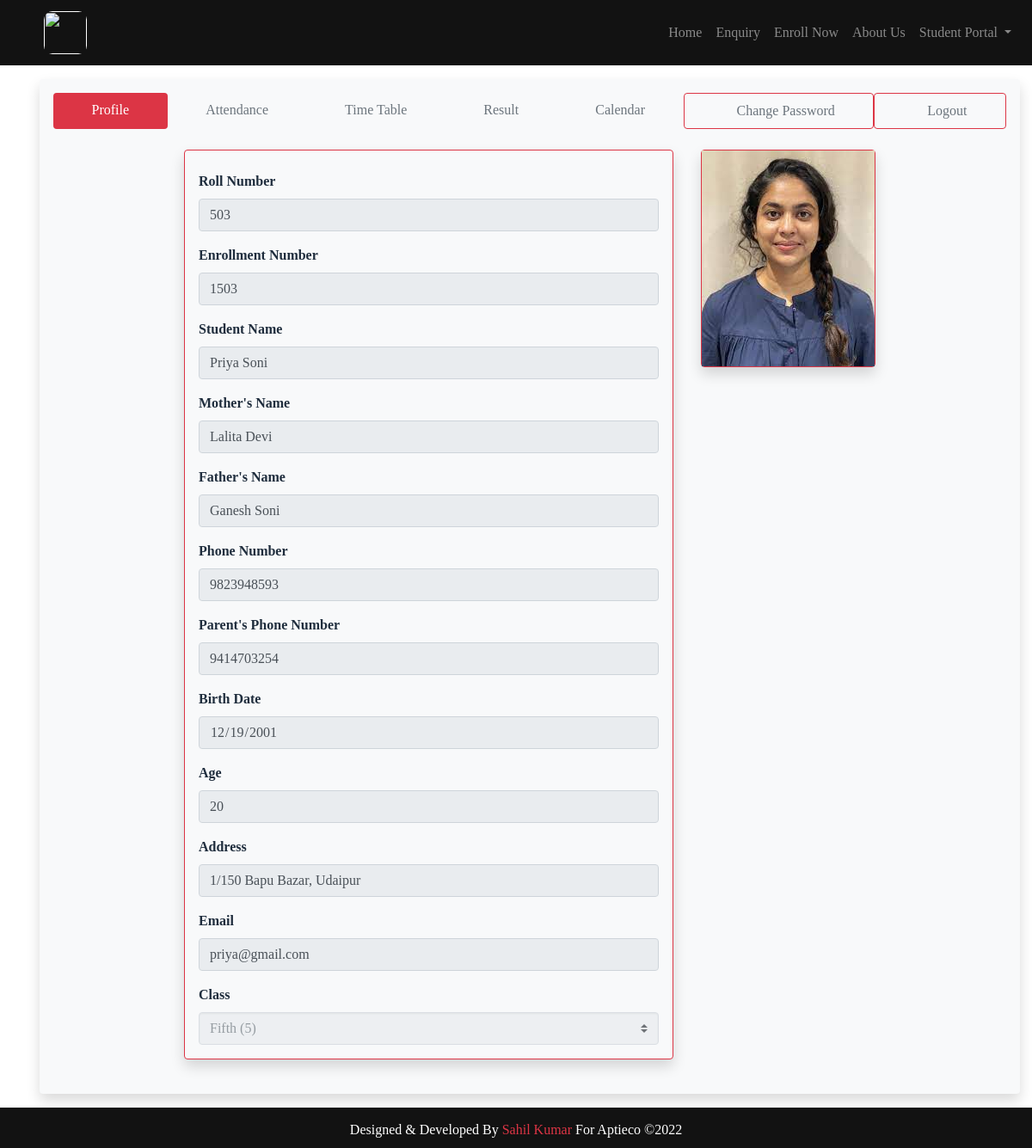
Page /dashboard.php (signed in) on the committed database.
### tables this page shows
CREATE TABLE `results` (
  `id` int(11) NOT NULL,
  `StudentId` int(11) NOT NULL,
  `ClassId` int(11) NOT NULL,
  `TotalObtainedHYE` int(11) NOT NULL,
  `TotalObtainedYE` int(11) NOT NULL,
  `TotalObtained` int(10) NOT NULL,
  `TotalMaximum` int(11) NOT NULL,
  `MarksAll` text NOT NULL,
  `Percent` decimal(5,2) NOT NULL,
  `Result` varchar(20) NOT NULL
);

CREATE TABLE `students` (
  `id` int(11) NOT NULL,
  `RollNumber` int(11) NOT NULL,
  `EnrollmentNumber` int(50) NOT NULL,
  `Name` varchar(200) NOT NULL,
  `FatherName` varchar(200) NOT NULL,
  `MotherName` varchar(200) NOT NULL,
  `Address` varchar(255) NOT NULL,
  `Email` varchar(200) NOT NULL,
  `DOB` date NOT NULL,
  `Age` int(4) NOT NULL,
  `PhoneNumber` varchar(20) NOT NULL,
  `ParentPhoneNumber` varchar(20) NOT NULL,
  `ClassId` int(11) NOT NULL,
  `Photo` varchar(255) NOT NULL,
  `Gender` varchar(100) NOT NULL,
  `Password` varchar(255) NOT NULL
);

CREATE TABLE `classes` (
  `id` int(11) NOT NULL,
  `ClassName` varchar(50) NOT NULL,
  `ClassNameNumeric` int(4) NOT NULL
);

### dashboard.php (the view, shortened to what this page needs)
<?php
include "include/config.php";
$id = intval($_SESSION['studentid']);
$query = "SELECT `results`.*, `students`.*, `classes`.* FROM `results` LEFT JOIN `students` ON `results`.`StudentId` = `students`.`id` LEFT JOIN `classes` ON `results`.`ClassId` = `classes`.`id` WHERE results.StudentId='$id'";
$result = mysqli_query($conn, $query);
if ($result) {
    if (mysqli_num_rows($result) > 0) {
        $row = mysqli_fetch_array($result);
    } else {
        $msg = "Your result isn't declared yet.";
        $query = "SELECT `students`.*, `classes`.* FROM `students` LEFT JOIN `classes` ON `students`.`ClassId` = `classes`.`id` WHERE students.id='$id'";
        $result = mysqli_query($conn, $query);
        $row = mysqli_fetch_array($result);
    }
} else
    echo mysqli_error($conn);
?>
<!DOCTYPE html>
<html lang="en">
<head>
    <?php include "include/includes.php"; ?>
</head>
<body>
    <?php include "include/top-bar.php"; ?>
    <div class="container">
        <div class="row">
            <div class="col-md-12 bg-light rounded m-3 p-3 shadow">
                <nav>
                    <div class="nav nav-pills nav-fill" id="nav-tab" role="tablist">
                        <a class="nav-link active" id="nav-profile-tab" data-toggle="tab" href="#nav-profile" role="tab" aria-controls="nav-home" aria-selected="true">Profile</a>
                        <a class="nav-link" id="nav-attendance-tab" data-toggle="tab" href="#nav-attendance" role="tab" aria-controls="nav-profile" aria-selected="false">Attendance</a>
                        <a class="nav-link" id="nav-timetable-tab" data-toggle="tab" href="#nav-timetable" role="tab" aria-controls="nav-profile" aria-selected="false">Time Table</a>
                        <a class="nav-link" id="nav-result-tab" data-toggle="tab" href="#nav-result" role="tab" aria-controls="nav-contact" aria-selected="false">Result</a>
                        <a class="nav-link" id="nav-calendar-tab" data-toggle="tab" href="#nav-calendar" role="tab" aria-controls="nav-contact" aria-selected="false">Calendar</a>
                        <a class="nav-link btn btn-outline-danger btn-logout" href="changepwd.php"> <i class="fa fa-sign-out"></i> Change Password</a>
                        <a class="nav-link btn btn-outline-danger btn-logout" href="logout.php"> <i class="fa fa-sign-out"></i> Logout</a>
                    </div>
                </nav>
                <div class="tab-content" id="nav-tabContent">
                    <div class="tab-pane fade show active" id="nav-profile" role="tabpanel" aria-labelledby="nav-profile-tab">
                    <div class="row">
                            <div class="col-md-6 mr-3 ml-auto my-4 shadow rounded bg-light pt-4 px-3 border border-danger">
                                <form action="" method="post" id="myForm" enctype="multipart/form-data" name="myForm" onreset="clearPhoto()">
                                    <div class="form-group">
                                        <label>Roll Number</label>
                                        <input type="text" class="form-control" value="<?php echo $row['RollNumber'] ?>" disabled required>
                                    </div>
                                    <div class="form-group">
                                        <label>Enrollment Number</label>
                                        <input type="text" class="form-control" name="enrollnumber" placeholder="Enter Enrollment Number" value="<?php echo $row['EnrollmentNumber'] ?>" disabled required>
                                    </div>
                                    <div class="form-group">
                                        <label>Student Name</label>
                                        <input type="text" class="form-control" name="sname" placeholder="Enter Student Name" value="<?php echo $row['Name'] ?>" disabled required>
                                    </div>
                                    <div class="form-group">
                                        <label>Mother's Name</label>
                                        <input type="text" name="mname" class="form-control" placeholder="Enter Mother's Name" value="<?php echo $row['MotherName'] ?>" disabled required>
                                    </div>
                                    <div class="form-group">
                                        <label>Father's Name</label>
                                        <input type="text" name="fname" class="form-control" placeholder="Enter Father's Name" value="<?php echo $row['FatherName'] ?>" disabled required>
                                    </div>
                                    <div class="form-group">
                                        <label>Phone Number</label>
                                        <input type="text" name="phone" class="form-control" placeholder="Enter Phone Number" value="<?php echo $row['PhoneNumber'] ?>" disabled required>
                                    </div>
                                    <div class="form-group">
                                        <label>Parent's Phone Number</label>
                                        <input type="text" name="parentphone" class="form-control" placeholder="Enter Parent's Phone Number" value="<?php echo $row['ParentPhoneNumber'] ?>" disabled required>
                                    </div>
                                    <div class="form-group">
                                        <label>Birth Date</label>
                                        <input type="date" name="dob" class="form-control" value="<?php echo $row['DOB'] ?>" disabled required>
                                    </div>
                                    <div class="form-group">
                                        <label>Age</label>
                                        <input type="text" name="age" class="form-control" placeholder="Enter Age" value="<?php echo $row['Age'] ?>" disabled required>
                                    </div>
                                    <div class="form-group">
                                        <label>Address</label>
                                        <input type="text" name="address" class="form-control" placeholder="Enter Address" value="<?php echo $row['Address'] ?>" disabled required>
                                    </div>
                                    <div class="form-group">
                                        <label>Email</label>
                                        <input type="email" name="email" class="form-control" placeholder="Enter Email" value="<?php echo $row['Email'] ?>" disabled required>
                                    </div>
                                    <div class="form-group">
                                        <label>Class</label>
                                        <select name="classid" class="custom-select" disabled required>
                                            <option value="<?php echo $row['ClassId'] ?>"><?php echo $row['ClassName'] . " (" . $row['ClassNameNumeric'] . ")" ?></option>
                                        </select>
                                    </div>
                                </form>
                            </div>
                            <div class="ml-3 my-4 mr-auto">
                                <div class="image-container shadow bg-light rounded border border-danger">
                                    <div id="image-div">
                                        <img id="image" src="photos/<?php echo $row['Name'] . '/' . $row['Photo'] ?>" alt="student image">
                                    </div>
                                </div>
                            </div>
                        </div>
                    </div>
                </div>
            </div>
        </div>
    </div>
    <?php include "include/footer.php"; ?>
</body>
</html>

### css/main.css (style rules this page uses)
* { font-family: "ubuntu", serif; }
body { background-color: #222222; }

### dashboard.php (style rules this page uses)
.btn-logout { border: none; }

### rows in the picture
results: StudentId.RollNumber "503", enrollnumber "1503", sname "Priya Soni", mname "Lalita Devi", fname "Ganesh Soni", phone "9823948593", parentphone "9414703254", dob "12/19/2001", age "20", address "1/150 Bapu Bazar, Udaipur", email "priya@gmail.com", classid "Fifth (5)", StudentId.Photo (picture)
